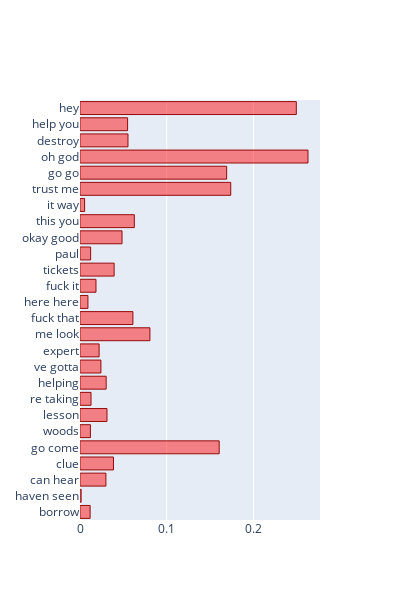

Notebook source saved alongside this figure:
### Code cell
data = go.Bar(x=bad_corr, y=bad_corr.index, orientation='h', 
              marker={'color':'rgba(255, 20, 20, .5)',
                                 'line':{'color':'rgba(150,10,10,1)',
                                         'width':1}})
layout = go.Layout(width=400, height=600, yaxis={'autorange':"reversed"})

fig = go.Figure(data, layout)

fig.show()

### Figure 1 — Plotly figure (JSON) as saved in the notebook; plotly's stock layout.template omitted (floating-point values rounded to 4 significant figures)
{"data": [{"marker": {"color": "rgba(255, 20, 20, .5)", "line": {"color": "rgba(150,10,10,1)", "width": 1}}, "orientation": "h", "type": "bar", "x": [0.2494, 0.05487, 0.05531, 0.2629, 0.1691, 0.1738, 0.005326, 0.06264, 0.04845, 0.01227, 0.03935, 0.01842, 0.009142, 0.06102, 0.08063, 0.02203, 0.02412, 0.03016, 0.0127, 0.03109, 0.012, 0.1605, 0.03859, 0.02988, 0.001278, 0.01166], "y": ["hey", "help you", "destroy", "oh god", "go go", "trust me", "it way", "this you", "okay good", "paul", "tickets", "fuck it", "here here", "fuck that", "me look", "expert", "ve gotta", "helping", "re taking", "lesson", "woods", "go come", "clue", "can hear", "haven seen", "borrow"]}], "layout": {"height": 600, "width": 400, "yaxis": {"autorange": "reversed"}}}
